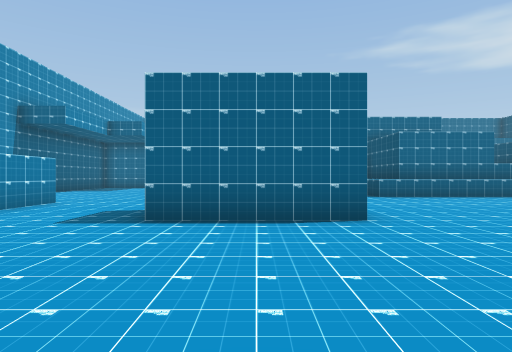
View 1 (above)

16 first-person views from a walk through a Unity game level. The camera is 1.2 m above the floor, looks level and sees 75° across. The floor is counted in squares, 2 m on a side. Each view is taken from the middle of a square. On the plan, view 1 faces up. The plan holds only what a view shows up to about 10 squares ahead; the rest is blank.

View 2
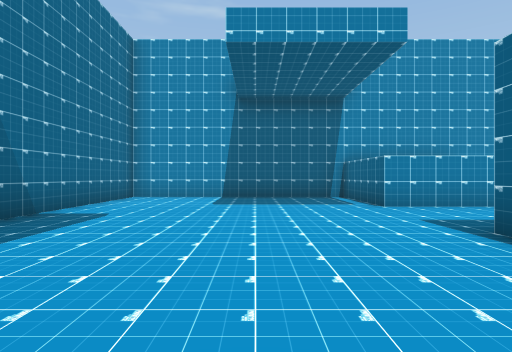

View 3
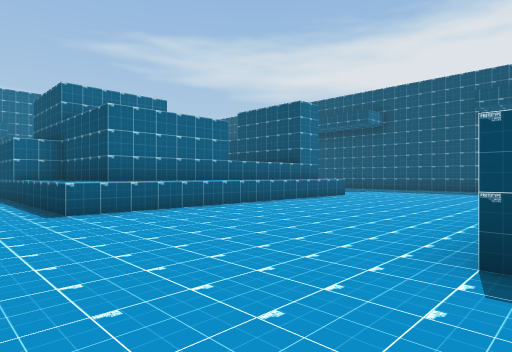

View 4
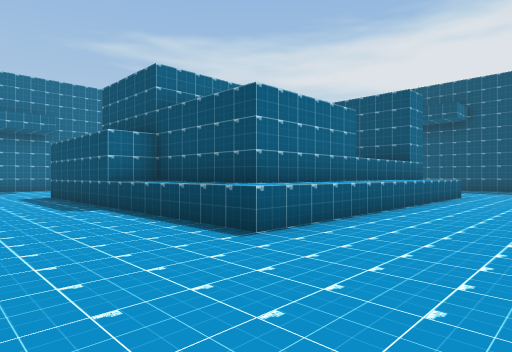

View 5
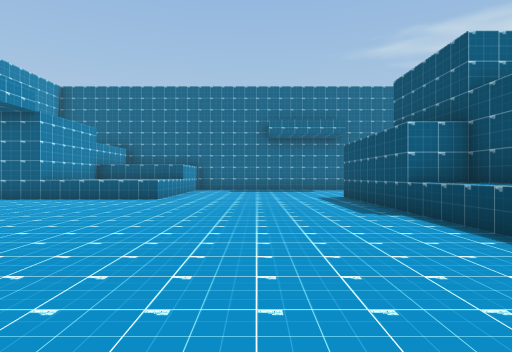

View 6
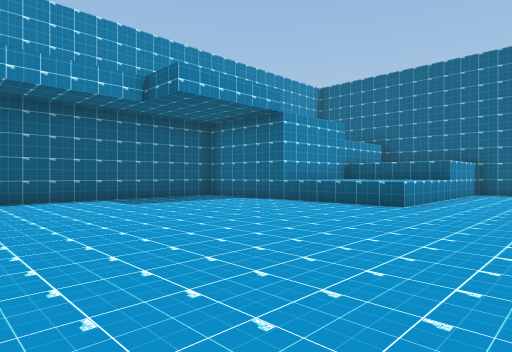

View 7
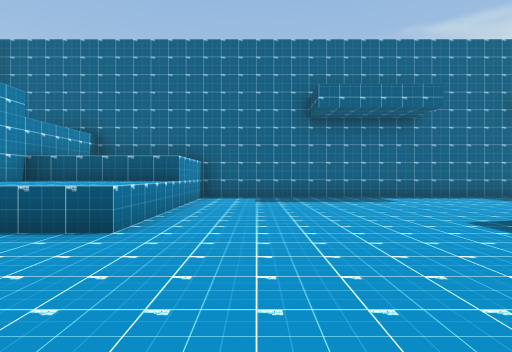

View 8
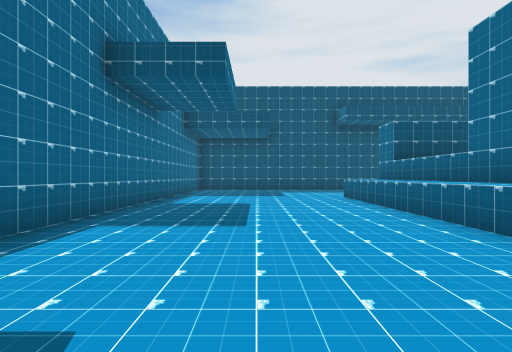

View 9
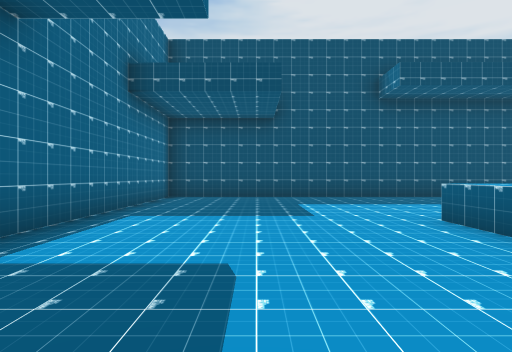

View 10
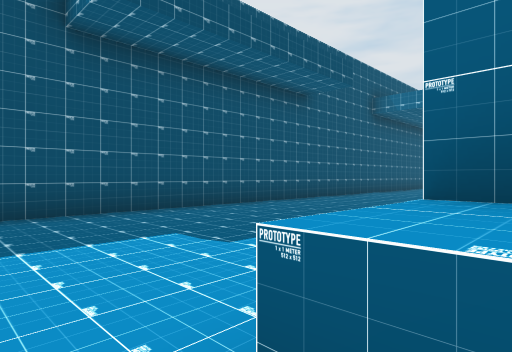

View 11
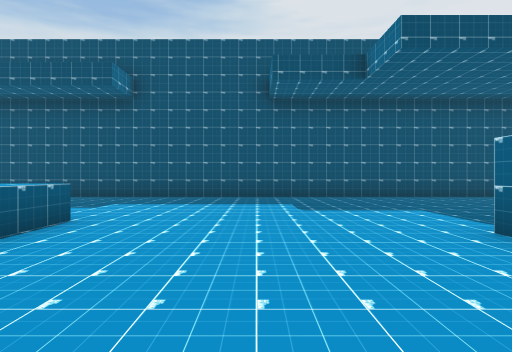

View 12
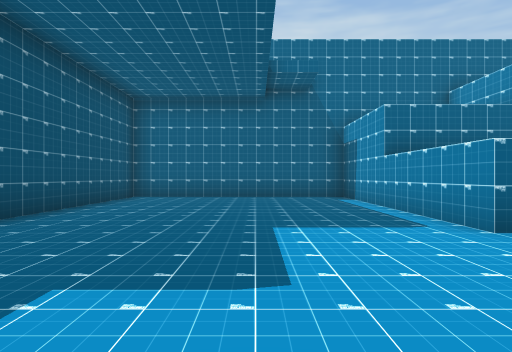

View 13
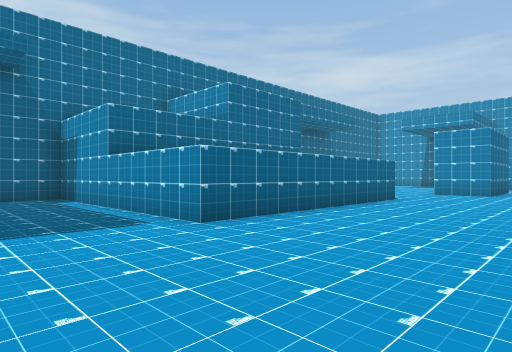

View 14
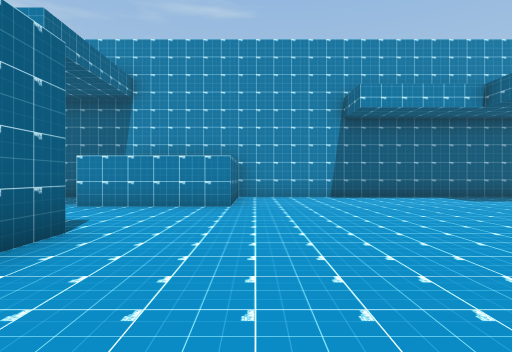

View 15
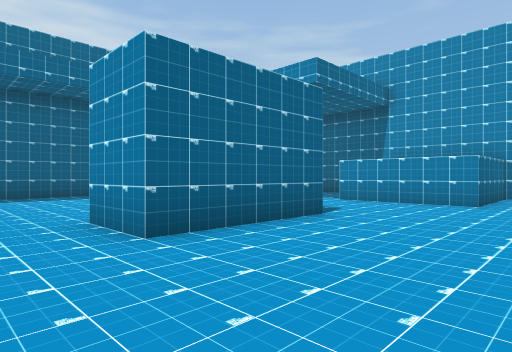

View 16
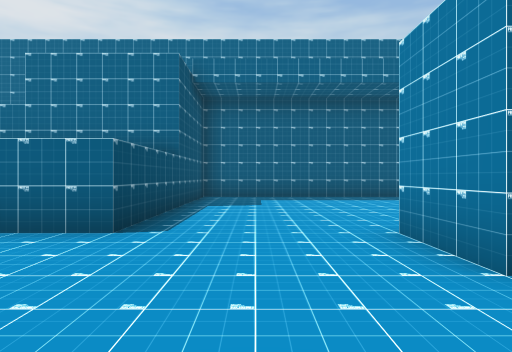

### Floor plan
Key: @ floor where view 1 was taken; # wall or solid block; . floor; ^ raised ledge.
Columns run from 8 left of view 1 to 17 right of it. Each row starts with its distance up from view 1.
 23       ####################
 22       #..................#
 21       #..................#
 20    ####..................#
 19    #^^^..................#
 18    #^^^..................#
 17 ####^^^.....#^^^^^^^.....#
 16 #...........#  ##### ....#
 15 #...........#         ...#
 14 #...........##        ...#
 13 #...........^#        ...#
 12 #...........^#        ...#
 11 #...........^#######  ...#
 10 #...........^^^^^^^^.....#
  9 #........................#
  8 #........................#
  7 ####.....................#
  6   ##...###...............#
  5 ####...###...............#
  4 #............######......#
  3 #............#    #......#
  2 #............#    #......#
  1 #............#    #......#
  0 #.......@....#    #......#
 -1 #............#    #......#
 -2 ##############    ########

Where each view was taken, in squares from view 1:
view 1: 0 up, 0 right, facing up
view 2: 2 up, 2 right, facing left
view 3: 4 up, 2 right, facing up-right
view 4: 7 up, 1 right, facing up-right
view 5: 8 up, 1 right, facing up
view 6: 10 up, 1 right, facing up-left
view 7: 13 up, 0 right, facing up
view 8: 20 up, 2 right, facing right
view 9: 20 up, 7 right, facing right
view 10: 18 up, 11 right, facing down-right
view 11: 7 up, 7 right, facing right
view 12: 8 up, 13 right, facing down
view 13: 8 up, 13 right, facing down-left
view 14: 8 up, 2 right, facing left
view 15: 9 up, 3 right, facing down-left
view 16: 8 up, 3 right, facing down
